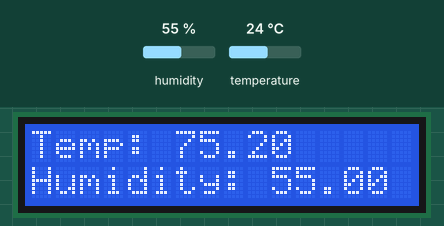
Recording of a sketch running on a simulated Arduino Uno, built with avr-gcc and run on an emulated ATmega328P. Parts: 16×2 character LCD. The inputs (shaded band) are chosen by the test bench; at power-on: temperature 24 °C, humidity 55 %. What the sketch prints to the serial monitor is not drawn.

Above: at 2.6 s.
2.7 s: temperature set to 12 °C
At 5.3 s:
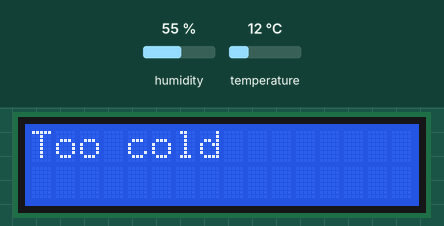
5.7 s: temperature set to 28 °C
At 6.8 s:
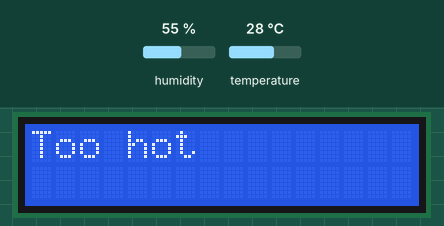
8.7 s: temperature set to 19 °C
At 10.7 s:
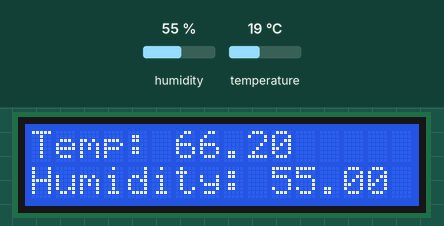
11.7 s: humidity set to 22 %
At 13.4 s:
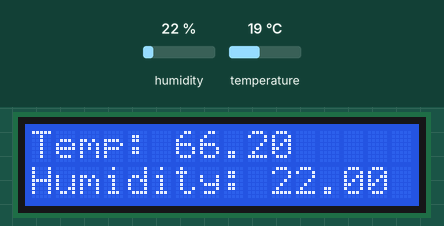
14.7 s: temperature set to 33 °C
At 17.4 s:
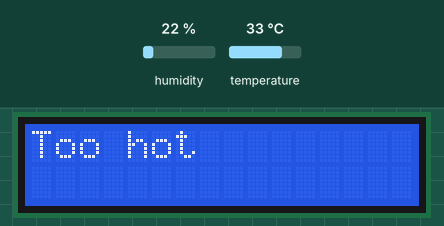
Timing chart, 0 to 18.7 s (numbered marks = the images above; inputs shaded):
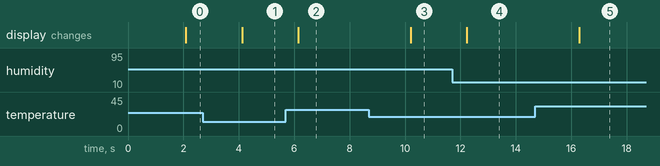

Measured:
- after the input at 2.7 s, the display: changes after 1.4 s (image 1)
- after the input at 5.7 s, the display: changes after 0.45 s (image 2)
- after the input at 8.7 s, the display: changes after 1.5 s (image 3)
- after the input at 11.7 s, the display: changes after 0.54 s (image 4)
- after the input at 14.7 s, the display: changes after 1.6 s (image 5)

The sketch:

temperature_humidity_monitor.ino
```cpp
#include <LiquidCrystal.h>
#include <DHT.h>

#define DHTPIN A0
#define DHTTYPE DHT11

LiquidCrystal lcd(9, 8, 4, 5, 6, 7);
DHT dht(DHTPIN, DHTTYPE);

void setup() {
    Serial.begin(9600);
    lcd.begin(16, 2);
    dht.begin();
}

void loop() {
  delay(2000);
  double temp = dht.readTemperature()*1.8+32;
  double humid = dht.readHumidity();
  if(isnan(temp)||isnan(humid)){
    lcd.clear();
    lcd.setCursor(0, 0);
    lcd.print("error");
  }else if (!isnan(temp) &&!isnan(humid)){
   Serial.print(temp);
   Serial.print(",");
   Serial.println(humid);
     if(temp>80){
    lcd.clear();
    lcd.setCursor(0, 0);
    lcd.print("Too hot");
  } else if (temp<60){
    lcd.clear();
    lcd.setCursor(0, 0);
    lcd.print("Too cold");
  }
  else {
    lcd.clear();
    lcd.setCursor(0, 0);
    lcd.print ("Temp: ");
    lcd.print(temp);
    lcd.setCursor(0, 1);
    lcd.print ("Humidity: ");
    lcd.print(humid);
  }
  }


}
```
